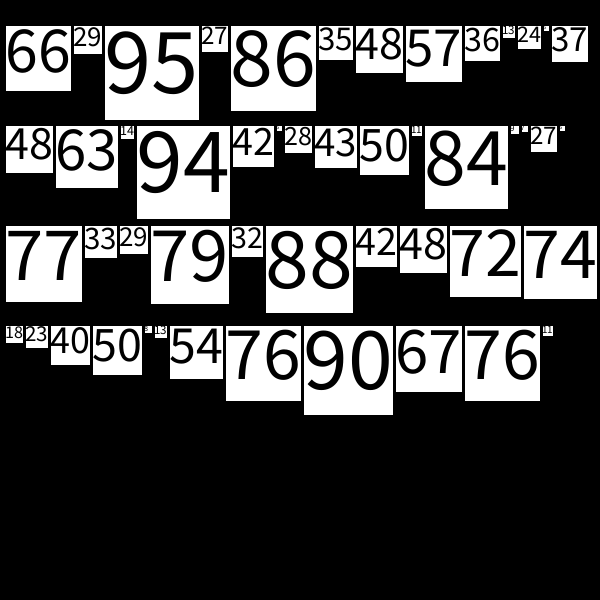
Frame 1 (no input)
Frame 2 (the mouse pressed at the canvas centre, redrawn once): identical to frame 1, image omitted

The Processing sketch that drew this single still picture (run headless with seeded random() and noise(); the mouse was pressed at the canvas centre and the sketch redrawn once):

// Processing sketch: lab09_sort
// ── lab09_sort.pde
/*======================
  Controls:
  s: shuffle blocks, reset
  r: create new blocks, reset
  o: create new blocks in increasing size order, reset
  space: toggle looping mode on/off
  any other key: move forward one step in the current sorting algorithm
  This program will not run draw continuously. By default it will
  only run draw on a keyPress event (other than s, r, o, or space).
  Hitting space will revert to nromal draw behavior, or toggle between
  the two states.
  ======================*/

//constants
int BUBBLE = 0;
int SELECTION = 1;
int INSERTION = 2;

int MIN_BLOCK_SIZE = 5;
int NUM_BLOCKS = 50;

color SORTED = #00FFFF;
color UNSORTED = 255;
color CURRENT = #FFFF00;
color TEST = #FF00FF;
color SMALLEST = #00FF00;

//Driver variables
BlockRow blocks;
boolean ordered;
boolean stepwise;

void setup() {
  size(600, 600);
  background(0);
  frameRate(10);

  ordered = false;
  stepwise = true;

  blocks = new BlockRow(NUM_BLOCKS, INSERTION, ordered);
  blocks.display();
  if (stepwise) {
    noLoop();
  }
}//setup

void draw() {
  background(0);
  blocks.display();
  displayInfo(0, 0);

  blocks.sort();
}//draw



void keyPressed() {
  if (key == 's') {
    blocks.shuffle();
  }//shuffle
  else if (key == 'r') {
    blocks.setupBlocks(false);
  }//reset
  else if (key == 'o') {
    blocks.setupBlocks(true);
  }//reset ordered
  if ( key == ' ') {
    stepwise = !stepwise;
    if (stepwise) {
      noLoop();
    }
    else {
      loop();
    }
  }
  if (stepwise) {
    redraw();
  }//look for next value
}//keyPressed


void displayInfo(int targetSize, int foundIndex) {
  fill(255);
  textSize(20);
  textAlign(LEFT, TOP);
  String s = "";
  text(s, 0, 0);
}//displayInfo

// ── Block.pde
class Block {

  int cx, cy;
  int sideLength;
  color inside;

  Block(int x, int y, int sl) {
    sideLength = sl;
    inside = color(255);
    cx = x;
    cy = y;
  }//default constructor

  void move(int x, int y) {
    cx = x;
    cy = y;
  }//move

  void display() {
    fill(inside);
    square(cx, cy, sideLength);

    fill(0);
    if (sideLength >= 100) {
      textSize(75);
    }
    else {
      textSize(sideLength);
    }
    textAlign(LEFT, TOP);
    text(sideLength, cx, cy);
  }//display


}//Block

// ── BlockRow.pde
class BlockRow {
  Block[] row;

  int numBlocks;
  int minBlockSize;
  int maxBlockSize;
  int algorithm;
  boolean sorted;

  //variables for bubble sort keep track of
  //start of the sorted portion
  //two test positions to compare
  int sortedStart;
  int testPos0;
  int testPos1;

  //selection sort
  //instance variables
  int currentPos;
  int smallestPos;
  int testPos;
  
  //insertion sort
  //instance variables
  int sortedEnd;
  int newValue;

  BlockRow(int nb, int algo, boolean ordered) {
    numBlocks = nb;
    minBlockSize = MIN_BLOCK_SIZE;
    algorithm = algo;
    sorted = ordered;

    setSortVars();

    row = new Block[numBlocks];
    setupBlocks(ordered);
  }//setup

  void setSortVars() {
    testPos0 = sortedStart;
    testPos1 = testPos0 + 1;

    currentPos=0;
    smallestPos=0;
    testPos=0;
  }//setSortVars

  void swap(int i0, int i1) {
    Block temp = row[i0];
    row[i0]=row[i1];
    row[i1]=temp;
  }//swap

  void sort() {
    if (algorithm == BUBBLE) {
      bubbleSortOnce();
    }//bubble sort
    else if (algorithm == SELECTION) {
      selectionSortOnce();
    }
  }//sort

  void bubbleSortOnce() {
    //if unsorted, keep going
    //if the sorted start is not at the beginning, there
    //is more sorting to do.
    if (!sorted) {
      setSortVars();
      //if we arent at the end of unsorted portion,
      //keep moving along
      if ( testPos0 < row.length-1 ) {
        sortedStart++;

        //if the 2 test values are out of order, swap!
        //when swapping values, don't forget to call rearrange()
        if (row[testPos0].sideLength > row[testPos1].sideLength) {
          swap(testPos0, testPos1);
          rearrange();
        }//bubbling
        //move our test values over
      }//Not at the end
      //if we reach the end of the unsorted position,
      //change our index variables appropriately.
      if (testPos0 >= row.length-1) {
        sortedStart=0;
        setSortVars();
      }//reset
    }//still sorting
  }//bubbleSortOnce

  void selectionSortOnce() {
    //if currentPos is at the end, done!
    if (currentPos != row.length) {
      //find smallest block in unsorted portion
      //how can we tell we are still looking for the smallest?
      if (testPos < row.length-1) {
        //compare value at smallestPos to testPos
        if (row[testPos].sideLength<row[smallestPos].sideLength) {
          smallestPos=testPos;
          //if value at testPos is smaller, update smallestPos
        }//test is smallest
        //move to the next element
        testPos++;
      }//looking for smallest

      //found the smallest in the unsorted portion, swap!
      else {
        swap(smallestPos, currentPos);
        rearrange();
        //don't forget to call rearrange() after swap

        currentPos++;
        smallestPos=currentPos;
        testPos=currentPos;
        //update sorting variables to prepare to
        //find the next smallest value
      }
    }//still sorting
  }//selectionSortOnce
  /*==================================
   LEAVE ALL OF THIS CODE ALONE.
   The code below this line is here to help
   run the program, it is all working, and
   does not need to be modified.
   ==================================*/


  void setupBlocks(boolean ordered) {
    maxBlockSize = 0;
    minBlockSize = MIN_BLOCK_SIZE;
    int topSize = 100;
    if (ordered) {
      topSize = 10;
    }
    for (int i=0; i < row.length; i++) {
      int bsize = int(random(minBlockSize, topSize));
      if (maxBlockSize < bsize) {
        maxBlockSize = bsize;
      }//keep maxBlockSize up to date
      row[i] = new Block(0, 0, bsize);
      if (ordered) {
        minBlockSize = bsize;
        topSize = minBlockSize+5;
      }//keep thigns ordered
    }//array loop
    rearrange();
    setSortVars();
  }//setupBlocks

  void rearrange() {
    int x = 5;
    int y = 25;
    int topSize = 0;
    for (int i=0; i < row.length; i++) {
      if (topSize < row[i].sideLength) {
        topSize = row[i].sideLength;
      }//update topSize
      if (x + row[i].sideLength >= width) {
        x = 5;
        y+= topSize + 5;
      }//new row
      row[i].move(x, y);
      x+= row[i].sideLength +2;
    }//array loop
  }//rearrange

  void display() {
    for (int i=0; i < row.length; i++) {
      if (algorithm == BUBBLE) {
        setBubbleColor(i);
      }//bubble sort color
      else if (algorithm == SELECTION) {
        setSelectionColor(i);
      }//selection sort coloring
      else if (algorithm == INSERTION) {
        setInsertionColor(i);
      }//insertion sort coloring
      row[i].display();
    }//array loop
  }//viewBlocks

  void setBubbleColor(int i) {
    color c;
    if (i >= sortedStart) {
      c = SORTED;
    }//sorted color
    else if (i == testPos0) {
      c = CURRENT;
    }//test color
    else if (i == testPos1) {
      c = TEST;
    }//test color
    else {
      c = UNSORTED;
    }//unsorted color
    row[i].inside = c;
  }//setBubbleColor

  void setSelectionColor(int i) {
    color c;
    if (i < currentPos) {
      c = SORTED;
    }//sorted color
    else if (i == currentPos) {
      c = CURRENT;
    }//test color
    else if (i == testPos) {
      c = TEST;
    }//test color
    else if (i == smallestPos) {
      c = SMALLEST;
    }//smallest color
    else {
      c = UNSORTED;
    }//unsorted color
    row[i].inside = c;
  }//setBubbleColor

  void setInsertionColor(int i) {
    color c;
    int newValue = -1;
    int sortedEnd = -1;
    if (i == newValue) {
      c = SMALLEST;
    }//test color
    else if (i <= sortedEnd) {
      c = SORTED;
    }//sorted color
    else {
      c = UNSORTED;
    }//unsorted color
    row[i].inside = c;
  }//setBubbleColor

  void shuffle() {
    for (int i=0; i<row.length; i++) {
      int i0 = int(random(0, row.length));
      int i1 = int(random(0, row.length));
      swap(i0, i1);
    }//array loop
    rearrange();
    setSortVars();
    ordered = false;
  }//shuffle

  int getSize(int i) {
    if (i < row.length && i >= 0) {
      return row[i].sideLength;
    }//valid index
    return -1;
  }//getSize

  void setColor(int i, color c) {
    row[i].inside = c;
  }//setColor
}//BlockRow
